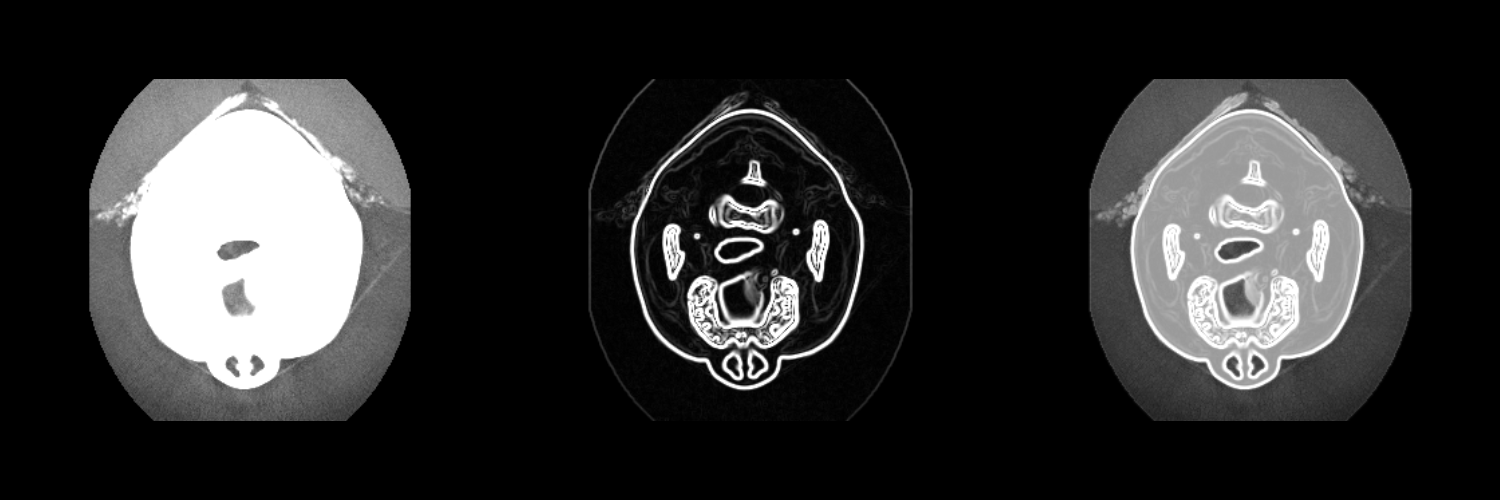

This figure's Python source:
#!/usr/bin/env python

# Alpha-blend two images using vtkImageBlend.  The original FullHead
# slice is blended with a Sobel edge-detected version to create a
# composite that highlights edges over the anatomy.  Three viewports
# show the original, the edges, and the blended result.

import os
from pathlib import Path

# Factory overrides: importing these modules registers the OpenGL rendering
# and interaction style implementations for vtkRenderingCore factory classes.
import vtkmodules.vtkInteractionStyle  # noqa: F401
import vtkmodules.vtkRenderingOpenGL2  # noqa: F401
# VTK pipeline classes used in this example
from vtkmodules.vtkIOImage import vtkMetaImageReader
from vtkmodules.vtkImagingCore import vtkImageBlend, vtkImageCast
from vtkmodules.vtkImagingGeneral import vtkImageSobel2D
from vtkmodules.vtkImagingMath import vtkImageMagnitude
from vtkmodules.vtkRenderingCore import (
    vtkImageActor,
    vtkRenderWindow,
    vtkRenderWindowInteractor,
    vtkRenderer,
)

# Colors (normalized RGB)
black_rgb = (0.0, 0.0, 0.0)

# Data directory: defaults to the folder containing this script
data_dir = Path(os.environ.get("VPE_DATA_DIR", Path(__file__).parent))

# Reader: load the 3D medical volume
reader = vtkMetaImageReader()
reader.SetFileName(str(data_dir / "FullHead.mhd"))
reader.Update()

# Determine the middle axial slice
extent = reader.GetOutput().GetExtent()
mid_z = (extent[4] + extent[5]) // 2

# Filter: Sobel edge detection for the overlay
sobel = vtkImageSobel2D()
sobel.SetInputConnection(reader.GetOutputPort())

magnitude = vtkImageMagnitude()
magnitude.SetInputConnection(sobel.GetOutputPort())

# Cast both inputs to the same type before blending
cast_original = vtkImageCast()
cast_original.SetInputConnection(reader.GetOutputPort())
cast_original.SetOutputScalarTypeToUnsignedChar()
cast_original.ClampOverflowOn()

cast_edges = vtkImageCast()
cast_edges.SetInputConnection(magnitude.GetOutputPort())
cast_edges.SetOutputScalarTypeToUnsignedChar()
cast_edges.ClampOverflowOn()

# Blend: combine original (60%) with edges (40%)
blend = vtkImageBlend()
blend.AddInputConnection(0, cast_original.GetOutputPort())
blend.AddInputConnection(0, cast_edges.GetOutputPort())
blend.SetOpacity(0, 0.6)
blend.SetOpacity(1, 0.4)

# Actor 1: original
actor_original = vtkImageActor()
actor_original.GetMapper().SetInputConnection(cast_original.GetOutputPort())
actor_original.SetDisplayExtent(extent[0], extent[1], extent[2], extent[3],
                                mid_z, mid_z)

# Actor 2: edges
actor_edges = vtkImageActor()
actor_edges.GetMapper().SetInputConnection(cast_edges.GetOutputPort())
actor_edges.SetDisplayExtent(extent[0], extent[1], extent[2], extent[3],
                             mid_z, mid_z)

# Actor 3: blended
actor_blend = vtkImageActor()
actor_blend.GetMapper().SetInputConnection(blend.GetOutputPort())
actor_blend.SetDisplayExtent(extent[0], extent[1], extent[2], extent[3],
                             mid_z, mid_z)

# Renderer 1: left viewport — original
renderer_left = vtkRenderer()
renderer_left.AddActor(actor_original)
renderer_left.SetViewport(0.0, 0.0, 0.333, 1.0)
renderer_left.SetBackground(black_rgb)
renderer_left.ResetCamera()

# Renderer 2: center viewport — edges
renderer_center = vtkRenderer()
renderer_center.AddActor(actor_edges)
renderer_center.SetViewport(0.333, 0.0, 0.667, 1.0)
renderer_center.SetBackground(black_rgb)
renderer_center.ResetCamera()

# Renderer 3: right viewport — blended
renderer_right = vtkRenderer()
renderer_right.AddActor(actor_blend)
renderer_right.SetViewport(0.667, 0.0, 1.0, 1.0)
renderer_right.SetBackground(black_rgb)
renderer_right.ResetCamera()

# Window: display the rendered scene
render_window = vtkRenderWindow()
render_window.AddRenderer(renderer_left)
render_window.AddRenderer(renderer_center)
render_window.AddRenderer(renderer_right)
render_window.SetWindowName("blend")
render_window.SetMultiSamples(0)
render_window.SetSize(1500, 500)

# Interactor: handle mouse and keyboard events
render_window_interactor = vtkRenderWindowInteractor()
render_window_interactor.SetRenderWindow(render_window)

# Launch the interactive visualization
render_window_interactor.Initialize()
render_window_interactor.Start()
